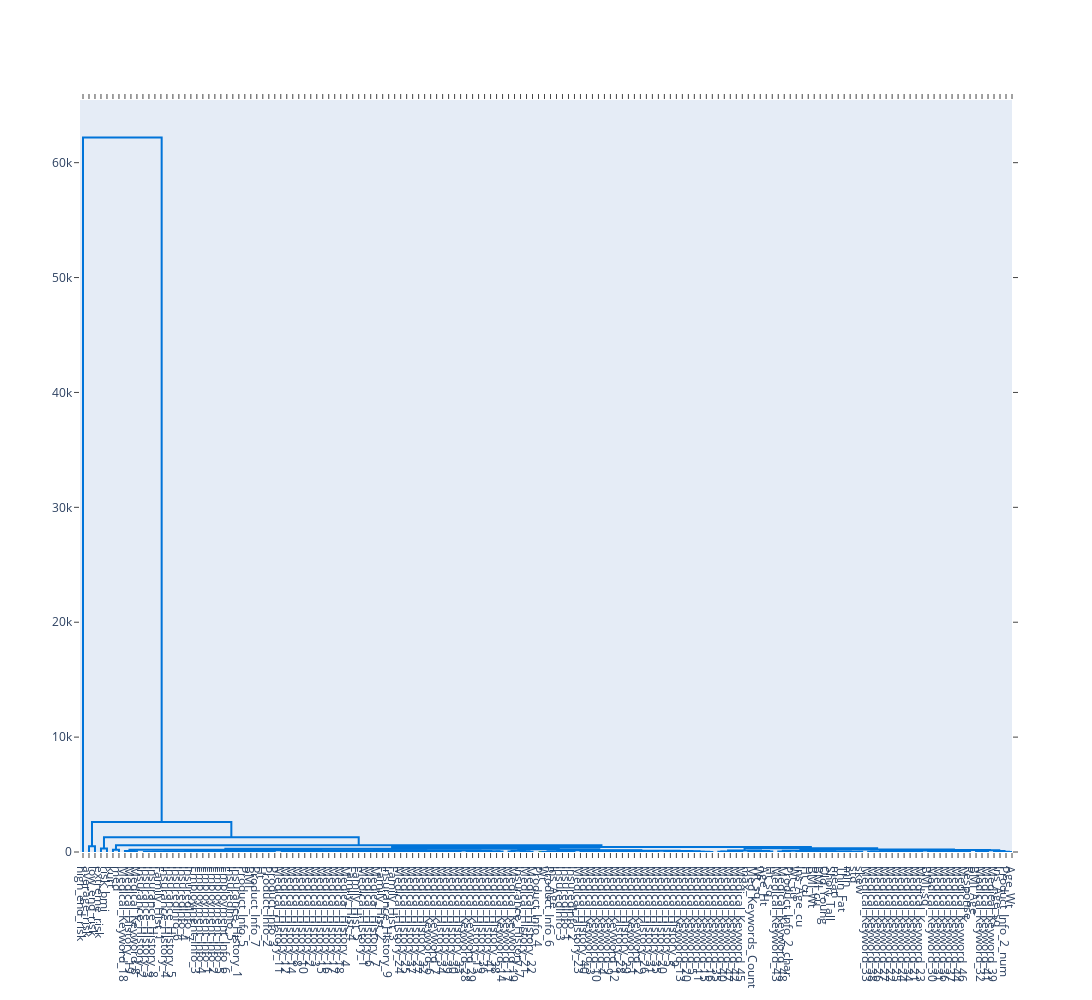

The cell this chart's notebook holds for it:
### Markdown cell above
Let's see how does Dendrogram look like for this data

### Code cell
import pandas as pd
import matplotlib.pyplot as plt
from scipy.cluster.hierarchy import dendrogram, linkage
from scipy.spatial.distance import pdist

import numpy as np
import numpy as np
from pandas import *
import matplotlib.pyplot as plt
#from hcluster import pdist, linkage, dendrogram
from numpy.random import rand

X_ = df.T.values #Transpose values 
Y_ = pdist(X_)
Z_ = linkage(Y_)

plt.figure(figsize=(24,24))
#dendrogram(Z, labels = df.columns, orientation='bottom')
fig = ff.create_dendrogram(Z_, labels=df.columns, color_threshold=1.5)
fig.update_layout(width=1500, height=1000)
fig.show()

### Figure 1 — Plotly figure (JSON) as saved in the notebook; plotly's stock layout.template omitted (floating-point values rounded to 4 significant figures; data arrays with more than 128 entries replaced by an {"elided": "..."} marker saying what was removed)
{"data": [{"hoverinfo": "text", "marker": {"color": "rgb(0,116,217)"}, "mode": "lines", "type": "scatter", "x": [15, 15, 25, 25], "xaxis": "x", "y": [0, 509.8, 509.8, 0], "yaxis": "y"}, {"hoverinfo": "text", "marker": {"color": "rgb(0,116,217)"}, "mode": "lines", "type": "scatter", "x": [35, 35, 45, 45], "xaxis": "x", "y": [0, 296.4, 296.4, 0], "yaxis": "y"}, {"hoverinfo": "text", "marker": {"color": "rgb(0,116,217)"}, "mode": "lines", "type": "scatter", "x": [55, 55, 65, 65], "xaxis": "x", "y": [0, 191.2, 191.2, 0], "yaxis": "y"}, {"hoverinfo": "text", "marker": {"color": "rgb(0,116,217)"}, "mode": "lines", "type": "scatter", "x": [85, 85, 95, 95], "xaxis": "x", "y": [0, 59.47, 59.47, 0], "yaxis": "y"}, {"hoverinfo": "text", "marker": {"color": "rgb(0,116,217)"}, "mode": "lines", "type": "scatter", "x": [75, 75, 90, 90], "xaxis": "x", "y": [0, 96.07, 96.07, 59.47], "yaxis": "y"}, {"hoverinfo": "text", "marker": {"color": "rgb(0,116,217)"}, "mode": "lines", "type": "scatter", "x": [105, 105, 115, 115], "xaxis": "x", "y": [0, 3.343, 3.343, 0], "yaxis": "y"}, {"hoverinfo": "text", "marker": {"color": "rgb(0,116,217)"}, "mode": "lines", "type": "scatter", "x": [125, 125, 135, 135], "xaxis": "x", "y": [0, 5.407, 5.407, 0], "yaxis": "y"}, {"hoverinfo": "text", "marker": {"color": "rgb(0,116,217)"}, "mode": "lines", "type": "scatter", "x": [110, 110, 130, 130], "xaxis": "x", "y": [3.343, 10.94, 10.94, 5.407], "yaxis": "y"}, {"hoverinfo": "text", "marker": {"color": "rgb(0,116,217)"}, "mode": "lines", "type": "scatter", "x": [145, 145, 155, 155], "xaxis": "x", "y": [0, 2.455, 2.455, 0], "yaxis": "y"}, {"hoverinfo": "text", "marker": {"color": "rgb(0,116,217)"}, "mode": "lines", "type": "scatter", "x": [175, 175, 185, 185], "xaxis": "x", "y": [0, 4.773, 4.773, 0], "yaxis": "y"}, {"hoverinfo": "text", "marker": {"color": "rgb(0,116,217)"}, "mode": "lines", "type": "scatter", "x": [165, 165, 180, 180], "xaxis": "x", "y": [0, 6.177, 6.177, 4.773], "yaxis": "y"}, {"hoverinfo": "text", "marker": {"color": "rgb(0,116,217)"}, "mode": "lines", "type": "scatter", "x": [150, 150, 172.5, 172.5], "xaxis": "x", "y": [2.455, 11.61, 11.61, 6.177], "yaxis": "y"}, {"hoverinfo": "text", "marker": {"color": "rgb(0,116,217)"}, "mode": "lines", "type": "scatter", "x": [120, 120, 161.2, 161.2], "xaxis": "x", "y": [10.94, 19.47, 19.47, 11.61], "yaxis": "y"}, {"hoverinfo": "text", "marker": {"color": "rgb(0,116,217)"}, "mode": "lines", "type": "scatter", "x": [195, 195, 205, 205], "xaxis": "x", "y": [0, 4.373, 4.373, 0], "yaxis": "y"}, {"hoverinfo": "text", "marker": {"color": "rgb(0,116,217)"}, "mode": "lines", "type": "scatter", "x": [215, 215, 225, 225], "xaxis": "x", "y": [0, 10.58, 10.58, 0], "yaxis": "y"}, {"hoverinfo": "text", "marker": {"color": "rgb(0,116,217)"}, "mode": "lines", "type": "scatter", "x": [200, 200, 220, 220], "xaxis": "x", "y": [4.373, 22.28, 22.28, 10.58], "yaxis": "y"}, {"hoverinfo": "text", "marker": {"color": "rgb(0,116,217)"}, "mode": "lines", "type": "scatter", "x": [140.6, 140.6, 210, 210], "xaxis": "x", "y": [19.47, 40.66, 40.66, 22.28], "yaxis": "y"}, {"hoverinfo": "text", "marker": {"color": "rgb(0,116,217)"}, "mode": "lines", "type": "scatter", "x": [235, 235, 245, 245], "xaxis": "x", "y": [0, 3.32, 3.32, 0], "yaxis": "y"}, {"hoverinfo": "text", "marker": {"color": "rgb(0,116,217)"}, "mode": "lines", "type": "scatter", "x": [255, 255, 265, 265], "xaxis": "x", "y": [0, 4.869, 4.869, 0], "yaxis": "y"}, {"hoverinfo": "text", "marker": {"color": "rgb(0,116,217)"}, "mode": "lines", "type": "scatter", "x": [240, 240, 260, 260], "xaxis": "x", "y": [3.32, 15.93, 15.93, 4.869], "yaxis": "y"}, {"hoverinfo": "text", "marker": {"color": "rgb(0,116,217)"}, "mode": "lines", "type": "scatter", "x": [295, 295, 305, 305], "xaxis": "x", "y": [0, 2.236, 2.236, 0], "yaxis": "y"}, {"hoverinfo": "text", "marker": {"color": "rgb(0,116,217)"}, "mode": "lines", "type": "scatter", "x": [285, 285, 300, 300], "xaxis": "x", "y": [0, 4.123, 4.123, 2.236], "yaxis": "y"}, {"hoverinfo": "text", "marker": {"color": "rgb(0,116,217)"}, "mode": "lines", "type": "scatter", "x": [275, 275, 292.5, 292.5], "xaxis": "x", "y": [0, 6.083, 6.083, 4.123], "yaxis": "y"}, {"hoverinfo": "text", "marker": {"color": "rgb(0,116,217)"}, "mode": "lines", "type": "scatter", "x": [315, 315, 325, 325], "xaxis": "x", "y": [0, 13.6, 13.6, 0], "yaxis": "y"}, {"hoverinfo": "text", "marker": {"color": "rgb(0,116,217)"}, "mode": "lines", "type": "scatter", "x": [283.8, 283.8, 320, 320], "xaxis": "x", "y": [6.083, 19, 19, 13.6], "yaxis": "y"}, {"hoverinfo": "text", "marker": {"color": "rgb(0,116,217)"}, "mode": "lines", "type": "scatter", "x": [250, 250, 301.9, 301.9], "xaxis": "x", "y": [15.93, 44.36, 44.36, 19], "yaxis": "y"}, {"hoverinfo": "text", "marker": {"color": "rgb(0,116,217)"}, "mode": "lines", "type": "scatter", "x": [175.3, 175.3, 275.9, 275.9], "xaxis": "x", "y": [40.66, 77.74, 77.74, 44.36], "yaxis": "y"}, {"hoverinfo": "text", "marker": {"color": "rgb(0,116,217)"}, "mode": "lines", "type": "scatter", "x": [345, 345, 355, 355], "xaxis": "x", "y": [0, 5.638, 5.638, 0], "yaxis": "y"}, {"hoverinfo": "text", "marker": {"color": "rgb(0,116,217)"}, "mode": "lines", "type": "scatter", "x": [335, 335, 350, 350], "xaxis": "x", "y": [0, 7.149, 7.149, 5.638], "yaxis": "y"}, {"hoverinfo": "text", "marker": {"color": "rgb(0,116,217)"}, "mode": "lines", "type": "scatter", "x": [365, 365, 375, 375], "xaxis": "x", "y": [0, 4.175, 4.175, 0], "yaxis": "y"}, {"hoverinfo": "text", "marker": {"color": "rgb(0,116,217)"}, "mode": "lines", "type": "scatter", "x": [385, 385, 395, 395], "xaxis": "x", "y": [0, 10.1, 10.1, 0], "yaxis": "y"}, {"hoverinfo": "text", "marker": {"color": "rgb(0,116,217)"}, "mode": "lines", "type": "scatter", "x": [370, 370, 390, 390], "xaxis": "x", "y": [4.175, 15.67, 15.67, 10.1], "yaxis": "y"}, {"hoverinfo": "text", "marker": {"color": "rgb(0,116,217)"}, "mode": "lines", "type": "scatter", "x": [342.5, 342.5, 380, 380], "xaxis": "x", "y": [7.149, 26.27, 26.27, 15.67], "yaxis": "y"}, {"hoverinfo": "text", "marker": {"color": "rgb(0,116,217)"}, "mode": "lines", "type": "scatter", "x": [425, 425, 435, 435], "xaxis": "x", "y": [0, 2.208, 2.208, 0], "yaxis": "y"}, {"hoverinfo": "text", "marker": {"color": "rgb(0,116,217)"}, "mode": "lines", "type": "scatter", "x": [415, 415, 430, 430], "xaxis": "x", "y": [0, 3.504, 3.504, 2.208], "yaxis": "y"}, {"hoverinfo": "text", "marker": {"color": "rgb(0,116,217)"}, "mode": "lines", "type": "scatter", "x": [405, 405, 422.5, 422.5], "xaxis": "x", "y": [0, 15.3, 15.3, 3.504], "yaxis": "y"}, {"hoverinfo": "text", "marker": {"color": "rgb(0,116,217)"}, "mode": "lines", "type": "scatter", "x": [465, 465, 475, 475], "xaxis": "x", "y": [0, 2.452, 2.452, 0], "yaxis": "y"}, {"hoverinfo": "text", "marker": {"color": "rgb(0,116,217)"}, "mode": "lines", "type": "scatter", "x": [455, 455, 470, 470], "xaxis": "x", "y": [0, 5.02, 5.02, 2.452], "yaxis": "y"}, {"hoverinfo": "text", "marker": {"color": "rgb(0,116,217)"}, "mode": "lines", "type": "scatter", "x": [445, 445, 462.5, 462.5], "xaxis": "x", "y": [0, 9.106, 9.106, 5.02], "yaxis": "y"}, {"hoverinfo": "text", "marker": {"color": "rgb(0,116,217)"}, "mode": "lines", "type": "scatter", "x": [485, 485, 495, 495], "xaxis": "x", "y": [0, 6.165, 6.165, 0], "yaxis": "y"}, {"hoverinfo": "text", "marker": {"color": "rgb(0,116,217)"}, "mode": "lines", "type": "scatter", "x": [515, 515, 525, 525], "xaxis": "x", "y": [0, 4.756, 4.756, 0], "yaxis": "y"}, {"hoverinfo": "text", "marker": {"color": "rgb(0,116,217)"}, "mode": "lines", "type": "scatter", "x": [505, 505, 520, 520], "xaxis": "x", "y": [0, 7.15, 7.15, 4.756], "yaxis": "y"}, {"hoverinfo": "text", "marker": {"color": "rgb(0,116,217)"}, "mode": "lines", "type": "scatter", "x": [490, 490, 512.5, 512.5], "xaxis": "x", "y": [6.165, 17.91, 17.91, 7.15], "yaxis": "y"}, {"hoverinfo": "text", "marker": {"color": "rgb(0,116,217)"}, "mode": "lines", "type": "scatter", "x": [453.8, 453.8, 501.2, 501.2], "xaxis": "x", "y": [9.106, 20.04, 20.04, 17.91], "yaxis": "y"}, {"hoverinfo": "text", "marker": {"color": "rgb(0,116,217)"}, "mode": "lines", "type": "scatter", "x": [413.8, 413.8, 477.5, 477.5], "xaxis": "x", "y": [15.3, 35.08, 35.08, 20.04], "yaxis": "y"}, {"hoverinfo": "text", "marker": {"color": "rgb(0,116,217)"}, "mode": "lines", "type": "scatter", "x": [361.2, 361.2, 445.6, 445.6], "xaxis": "x", "y": [26.27, 45.2, 45.2, 35.08], "yaxis": "y"}, {"hoverinfo": "text", "marker": {"color": "rgb(0,116,217)"}, "mode": "lines", "type": "scatter", "x": [535, 535, 545, 545], "xaxis": "x", "y": [0, 12.09, 12.09, 0], "yaxis": "y"}, {"hoverinfo": "text", "marker": {"color": "rgb(0,116,217)"}, "mode": "lines", "type": "scatter", "x": [565, 565, 575, 575], "xaxis": "x", "y": [0, 7.088, 7.088, 0], "yaxis": "y"}, {"hoverinfo": "text", "marker": {"color": "rgb(0,116,217)"}, "mode": "lines", "type": "scatter", "x": [555, 555, 570, 570], "xaxis": "x", "y": [0, 16.81, 16.81, 7.088], "yaxis": "y"}, {"hoverinfo": "text", "marker": {"color": "rgb(0,116,217)"}, "mode": "lines", "type": "scatter", "x": [540, 540, 562.5, 562.5], "xaxis": "x", "y": [12.09, 21.37, 21.37, 16.81], "yaxis": "y"}, {"hoverinfo": "text", "marker": {"color": "rgb(0,116,217)"}, "mode": "lines", "type": "scatter", "x": [585, 585, 595, 595], "xaxis": "x", "y": [0, 2.841, 2.841, 0], "yaxis": "y"}, {"hoverinfo": "text", "marker": {"color": "rgb(0,116,217)"}, "mode": "lines", "type": "scatter", "x": [605, 605, 615, 615], "xaxis": "x", "y": [0, 7.165, 7.165, 0], "yaxis": "y"}, {"hoverinfo": "text", "marker": {"color": "rgb(0,116,217)"}, "mode": "lines", "type": "scatter", "x": [625, 625, 635, 635], "xaxis": "x", "y": [0, 9.427, 9.427, 0], "yaxis": "y"}, {"hoverinfo": "text", "marker": {"color": "rgb(0,116,217)"}, "mode": "lines", "type": "scatter", "x": [610, 610, 630, 630], "xaxis": "x", "y": [7.165, 16.38, 16.38, 9.427], "yaxis": "y"}, {"hoverinfo": "text", "marker": {"color": "rgb(0,116,217)"}, "mode": "lines", "type": "scatter", "x": [590, 590, 620, 620], "xaxis": "x", "y": [2.841, 36.87, 36.87, 16.38], "yaxis": "y"}, {"hoverinfo": "text", "marker": {"color": "rgb(0,116,217)"}, "mode": "lines", "type": "scatter", "x": [551.2, 551.2, 605, 605], "xaxis": "x", "y": [21.37, 48.12, 48.12, 36.87], "yaxis": "y"}, {"hoverinfo": "text", "marker": {"color": "rgb(0,116,217)"}, "mode": "lines", "type": "scatter", "x": [403.4, 403.4, 578.1, 578.1], "xaxis": "x", "y": [45.2, 84.98, 84.98, 48.12], "yaxis": "y"}, {"hoverinfo": "text", "marker": {"color": "rgb(0,116,217)"}, "mode": "lines", "type": "scatter", "x": [645, 645, 655, 655], "xaxis": "x", "y": [0, 24.18, 24.18, 0], "yaxis": "y"}, {"hoverinfo": "text", "marker": {"color": "rgb(0,116,217)"}, "mode": "lines", "type": "scatter", "x": [675, 675, 685, 685], "xaxis": "x", "y": [0, 22.48, 22.48, 0], "yaxis": "y"}, {"hoverinfo": "text", "marker": {"color": "rgb(0,116,217)"}, "mode": "lines", "type": "scatter", "x": [665, 665, 680, 680], "xaxis": "x", "y": [0, 33.51, 33.51, 22.48], "yaxis": "y"}, {"hoverinfo": "text", "marker": {"color": "rgb(0,116,217)"}, "mode": "lines", "type": "scatter", "x": [695, 695, 705, 705], "xaxis": "x", "y": [0, 38.69, 38.69, 0], "yaxis": "y"}, {"hoverinfo": "text", "marker": {"color": "rgb(0,116,217)"}, "mode": "lines", "type": "scatter", "x": [672.5, 672.5, 700, 700], "xaxis": "x", "y": [33.51, 56.05, 56.05, 38.69], "yaxis": "y"}, {"hoverinfo": "text", "marker": {"color": "rgb(0,116,217)"}, "mode": "lines", "type": "scatter", "x": [650, 650, 686.2, 686.2], "xaxis": "x", "y": [24.18, 93.61, 93.61, 56.05], "yaxis": "y"}, {"hoverinfo": "text", "marker": {"color": "rgb(0,116,217)"}, "mode": "lines", "type": "scatter", "x": [490.8, 490.8, 668.1, 668.1], "xaxis": "x", "y": [84.98, 133.9, 133.9, 93.61], "yaxis": "y"}, {"hoverinfo": "text", "marker": {"color": "rgb(0,116,217)"}, "mode": "lines", "type": "scatter", "x": [225.6, 225.6, 579.5, 579.5], "xaxis": "x", "y": [77.74, 142.1, 142.1, 133.9], "yaxis": "y"}, {"hoverinfo": "text", "marker": {"color": "rgb(0,116,217)"}, "mode": "lines", "type": "scatter", "x": [82.5, 82.5, 402.5, 402.5], "xaxis": "x", "y": [96.07, 190.9, 190.9, 142.1], "yaxis": "y"}, {"hoverinfo": "text", "marker": {"color": "rgb(0,116,217)"}, "mode": "lines", "type": "scatter", "x": [715, 715, 725, 725], "xaxis": "x", "y": [0, 43.68, 43.68, 0], "yaxis": "y"}, {"hoverinfo": "text", "marker": {"color": "rgb(0,116,217)"}, "mode": "lines", "type": "scatter", "x": [745, 745, 755, 755], "xaxis": "x", "y": [0, 10.34, 10.34, 0], "yaxis": "y"}, {"hoverinfo": "text", "marker": {"color": "rgb(0,116,217)"}, "mode": "lines", "type": "scatter", "x": [735, 735, 750, 750], "xaxis": "x", "y": [0, 57.69, 57.69, 10.34], "yaxis": "y"}, {"hoverinfo": "text", "marker": {"color": "rgb(0,116,217)"}, "mode": "lines", "type": "scatter", "x": [720, 720, 742.5, 742.5], "xaxis": "x", "y": [43.68, 108.9, 108.9, 57.69], "yaxis": "y"}, {"hoverinfo": "text", "marker": {"color": "rgb(61,153,112)"}, "mode": "lines", "type": "scatter", "x": [765, 765, 775, 775], "xaxis": "x", "y": [0, 1.414, 1.414, 0], "yaxis": "y"}, {"hoverinfo": "text", "marker": {"color": "rgb(255,65,54)"}, "mode": "lines", "type": "scatter", "x": [785, 785, 795, 795], "xaxis": "x", "y": [0, 1.414, 1.414, 0], "yaxis": "y"}, {"hoverinfo": "text", "marker": {"color": "rgb(0,116,217)"}, "mode": "lines", "type": "scatter", "x": [770, 770, 790, 790], "xaxis": "x", "y": [1.414, 4.243, 4.243, 1.414], "yaxis": "y"}, {"hoverinfo": "text", "marker": {"color": "rgb(0,116,217)"}, "mode": "lines", "type": "scatter", "x": [815, 815, 825, 825], "xaxis": "x", "y": [0, 14.09, 14.09, 0], "yaxis": "y"}, {"hoverinfo": "text", "marker": {"color": "rgb(0,116,217)"}, "mode": "lines", "type": "scatter", "x": [805, 805, 820, 820], "xaxis": "x", "y": [0, 37.11, 37.11, 14.09], "yaxis": "y"}, {"hoverinfo": "text", "marker": {"color": "rgb(0,116,217)"}, "mode": "lines", "type": "scatter", "x": [780, 780, 812.5, 812.5], "xaxis": "x", "y": [4.243, 57.96, 57.96, 37.11], "yaxis": "y"}, {"hoverinfo": "text", "marker": {"color": "rgb(0,116,217)"}, "mode": "lines", "type": "scatter", "x": [845, 845, 855, 855], "xaxis": "x", "y": [0, 7.944, 7.944, 0], "yaxis": "y"}, {"hoverinfo": "text", "marker": {"color": "rgb(0,116,217)"}, "mode": "lines", "type": "scatter", "x": [835, 835, 850, 850], "xaxis": "x", "y": [0, 31.95, 31.95, 7.944], "yaxis": "y"}, {"hoverinfo": "text", "marker": {"color": "rgb(0,116,217)"}, "mode": "lines", "type": "scatter", "x": [885, 885, 895, 895], "xaxis": "x", "y": [0, 9.847, 9.847, 0], "yaxis": "y"}, {"hoverinfo": "text", "marker": {"color": "rgb(0,116,217)"}, "mode": "lines", "type": "scatter", "x": [875, 875, 890, 890], "xaxis": "x", "y": [0, 22.28, 22.28, 9.847], "yaxis": "y"}, {"hoverinfo": "text", "marker": {"color": "rgb(0,116,217)"}, "mode": "lines", "type": "scatter", "x": [865, 865, 882.5, 882.5], "xaxis": "x", "y": [0, 30.31, 30.31, 22.28], "yaxis": "y"}, {"hoverinfo": "text", "marker": {"color": "rgb(0,116,217)"}, "mode": "lines", "type": "scatter", "x": [905, 905, 915, 915], "xaxis": "x", "y": [0, 8.251, 8.251, 0], "yaxis": "y"}, {"hoverinfo": "text", "marker": {"color": "rgb(0,116,217)"}, "mode": "lines", "type": "scatter", "x": [925, 925, 935, 935], "xaxis": "x", "y": [0, 5.102, 5.102, 0], "yaxis": "y"}, {"hoverinfo": "text", "marker": {"color": "rgb(0,116,217)"}, "mode": "lines", "type": "scatter", "x": [955, 955, 965, 965], "xaxis": "x", "y": [0, 5.972, 5.972, 0], "yaxis": "y"}, {"hoverinfo": "text", "marker": {"color": "rgb(0,116,217)"}, "mode": "lines", "type": "scatter", "x": [945, 945, 960, 960], "xaxis": "x", "y": [0, 13.68, 13.68, 5.972], "yaxis": "y"}, {"hoverinfo": "text", "marker": {"color": "rgb(0,116,217)"}, "mode": "lines", "type": "scatter", "x": [930, 930, 952.5, 952.5], "xaxis": "x", "y": [5.102, 23.93, 23.93, 13.68], "yaxis": "y"}, {"hoverinfo": "text", "marker": {"color": "rgb(0,116,217)"}, "mode": "lines", "type": "scatter", "x": [910, 910, 941.2, 941.2], "xaxis": "x", "y": [8.251, 37.18, 37.18, 23.93], "yaxis": "y"}, {"hoverinfo": "text", "marker": {"color": "rgb(0,116,217)"}, "mode": "lines", "type": "scatter", "x": [873.8, 873.8, 925.6, 925.6], "xaxis": "x", "y": [30.31, 55.82, 55.82, 37.18], "yaxis": "y"}, {"hoverinfo": "text", "marker": {"color": "rgb(0,116,217)"}, "mode": "lines", "type": "scatter", "x": [842.5, 842.5, 899.7, 899.7], "xaxis": "x", "y": [31.95, 65.78, 65.78, 55.82], "yaxis": "y"}, {"hoverinfo": "text", "marker": {"color": "rgb(0,116,217)"}, "mode": "lines", "type": "scatter", "x": [985, 985, 995, 995], "xaxis": "x", "y": [0, 6.057, 6.057, 0], "yaxis": "y"}, {"hoverinfo": "text", "marker": {"color": "rgb(0,116,217)"}, "mode": "lines", "type": "scatter", "x": [975, 975, 990, 990], "xaxis": "x", "y": [0, 31.86, 31.86, 6.057], "yaxis": "y"}, {"hoverinfo": "text", "marker": {"color": "rgb(0,116,217)"}, "mode": "lines", "type": "scatter", "x": [1005, 1005, 1015, 1015], "xaxis": "x", "y": [0, 20.82, 20.82, 0], "yaxis": "y"}, {"hoverinfo": "text", "marker": {"color": "rgb(0,116,217)"}, "mode": "lines", "type": "scatter", "x": [1045, 1045, 1055, 1055], "xaxis": "x", "y": [0, 5.166, 5.166, 0], "yaxis": "y"}, {"hoverinfo": "text", "marker": {"color": "rgb(0,116,217)"}, "mode": "lines", "type": "scatter", "x": [1035, 1035, 1050, 1050], "xaxis": "x", "y": [0, 19.22, 19.22, 5.166], "yaxis": "y"}, {"hoverinfo": "text", "marker": {"color": "rgb(0,116,217)"}, "mode": "lines", "type": "scatter", "x": [1025, 1025, 1042.0, 1042.0], "xaxis": "x", "y": [0, 27.19, 27.19, 19.22], "yaxis": "y"}, {"hoverinfo": "text", "marker": {"color": "rgb(0,116,217)"}, "mode": "lines", "type": "scatter", "x": [1010, 1010, 1034.0, 1034.0], "xaxis": "x", "y": [20.82, 60.36, 60.36, 27.19], "yaxis": "y"}, {"hoverinfo": "text", "marker": {"color": "rgb(0,116,217)"}, "mode": "lines", "type": "scatter", "x": [982.5, 982.5, 1022.0, 1022.0], "xaxis": "x", "y": [31.86, 92.51, 92.51, 60.36], "yaxis": "y"}, {"hoverinfo": "text", "marker": {"color": "rgb(0,116,217)"}, "mode": "lines", "type": "scatter", "x": [871.1, 871.1, 1002.0, 1002.0], "xaxis": "x", "y": [65.78, 101.6, 101.6, 92.51], "yaxis": "y"}, {"hoverinfo": "text", "marker": {"color": "rgb(0,116,217)"}, "mode": "lines", "type": "scatter", "x": [796.2, 796.2, 936.6, 936.6], "xaxis": "x", "y": [57.96, 162.1, 162.1, 101.6], "yaxis": "y"}, {"hoverinfo": "text", "marker": {"color": "rgb(0,116,217)"}, "mode": "lines", "type": "scatter", "x": [731.2, 731.2, 866.4, 866.4], "xaxis": "x", "y": [108.9, 228.6, 228.6, 162.1], "yaxis": "y"}, {"hoverinfo": "text", "marker": {"color": "rgb(0,116,217)"}, "mode": "lines", "type": "scatter", "x": [242.5, 242.5, 798.8, 798.8], "xaxis": "x", "y": [190.9, 284.3, 284.3, 228.6], "yaxis": "y"}, {"hoverinfo": "text", "marker": {"color": "rgb(0,116,217)"}, "mode": "lines", "type": "scatter", "x": [1065, 1065, 1075, 1075], "xaxis": "x", "y": [0, 16.63, 16.63, 0], "yaxis": "y"}, {"hoverinfo": "text", "marker": {"color": "rgb(0,116,217)"}, "mode": "lines", "type": "scatter", "x": [1095, 1095, 1105, 1105], "xaxis": "x", "y": [0, 24.91, 24.91, 0], "yaxis": "y"}, {"hoverinfo": "text", "marker": {"color": "rgb(0,116,217)"}, "mode": "lines", "type": "scatter", "x": [1085, 1085, 1100, 1100], "xaxis": "x", "y": [0, 32.12, 32.12, 24.91], "yaxis": "y"}, {"hoverinfo": "text", "marker": {"color": "rgb(0,116,217)"}, "mode": "lines", "type": "scatter", "x": [1070, 1070, 1092.0, 1092.0], "xaxis": "x", "y": [16.63, 53.14, 53.14, 32.12], "yaxis": "y"}, {"hoverinfo": "text", "marker": {"color": "rgb(0,116,217)"}, "mode": "lines", "type": "scatter", "x": [1125, 1125, 1135, 1135], "xaxis": "x", "y": [0, 13.66, 13.66, 0], "yaxis": "y"}, {"hoverinfo": "text", "marker": {"color": "rgb(0,116,217)"}, "mode": "lines", "type": "scatter", "x": [1115, 1115, 1130, 1130], "xaxis": "x", "y": [0, 36.85, 36.85, 13.66], "yaxis": "y"}, {"hoverinfo": "text", "marker": {"color": "rgb(0,116,217)"}, "mode": "lines", "type": "scatter", "x": [1145, 1145, 1155, 1155], "xaxis": "x", "y": [0, 43.65, 43.65, 0], "yaxis": "y"}, {"hoverinfo": "text", "marker": {"color": "rgb(0,116,217)"}, "mode": "lines", "type": "scatter", "x": [1122.0, 1122.0, 1150, 1150], "xaxis": "x", "y": [36.85, 96.94, 96.94, 43.65], "yaxis": "y"}, {"hoverinfo": "text", "marker": {"color": "rgb(0,116,217)"}, "mode": "lines", "type": "scatter", "x": [1081.0, 1081.0, 1136.0, 1136.0], "xaxis": "x", "y": [53.14, 127.8, 127.8, 96.94], "yaxis": "y"}, {"hoverinfo": "text", "marker": {"color": "rgb(0,116,217)"}, "mode": "lines", "type": "scatter", "x": [1175, 1175, 1185, 1185], "xaxis": "x", "y": [0, 23.58, 23.58, 0], "yaxis": "y"}, {"hoverinfo": "text", "marker": {"color": "rgb(0,116,217)"}, "mode": "lines", "type": "scatter", "x": [1165, 1165, 1180, 1180], "xaxis": "x", "y": [0, 50.88, 50.88, 23.58], "yaxis": "y"}, {"hoverinfo": "text", "marker": {"color": "rgb(0,116,217)"}, "mode": "lines", "type": "scatter", "x": [1205, 1205, 1215, 1215], "xaxis": "x", "y": [0, 6.46, 6.46, 0], "yaxis": "y"}, {"hoverinfo": "text", "marker": {"color": "rgb(0,116,217)"}, "mode": "lines", "type": "scatter", "x": [1195, 1195, 1210, 1210], "xaxis": "x", "y": [0, 19.05, 19.05, 6.46], "yaxis": "y"}, {"hoverinfo": "text", "marker": {"color": "rgb(0,116,217)"}, "mode": "lines", "type": "scatter", "x": [1245, 1245, 1255, 1255], "xaxis": "x", "y": [0, 2.449, 2.449, 0], "yaxis": "y"}, {"hoverinfo": "text", "marker": {"color": "rgb(0,116,217)"}, "mode": "lines", "type": "scatter", "x": [1235, 1235, 1250, 1250], "xaxis": "x", "y": [0, 5.749, 5.749, 2.449], "yaxis": "y"}, {"hoverinfo": "text", "marker": {"color": "rgb(0,116,217)"}, "mode": "lines", "type": "scatter", "x": [1225, 1225, 1242.0, 1242.0], "xaxis": "x", "y": [0, 13.08, 13.08, 5.749], "yaxis": "y"}, {"hoverinfo": "text", "marker": {"color": "rgb(0,116,217)"}, "mode": "lines", "type": "scatter", "x": [1275, 1275, 1285, 1285], "xaxis": "x", "y": [0, 3.317, 3.317, 0], "yaxis": "y"}, {"hoverinfo": "text", "marker": {"color": "rgb(0,116,217)"}, "mode": "lines", "type": "scatter", "x": [1265, 1265, 1280, 1280], "xaxis": "x", "y": [0, 7, 7, 3.317], "yaxis": "y"}, {"hoverinfo": "text", "marker": {"color": "rgb(0,116,217)"}, "mode": "lines", "type": "scatter", "x": [1295, 1295, 1305, 1305], "xaxis": "x", "y": [0, 9.583, 9.583, 0], "yaxis": "y"}, {"hoverinfo": "text", "marker": {"color": "rgb(0,116,217)"}, "mode": "lines", "type": "scatter", "x": [1272.0, 1272.0, 1300, 1300], "xaxis": "x", "y": [7, 16.49, 16.49, 9.583], "yaxis": "y"}, {"hoverinfo": "text", "marker": {"color": "rgb(0,116,217)"}, "mode": "lines", "type": "scatter", "x": [1234.0, 1234.0, 1286.0, 1286.0], "xaxis": "x", "y": [13.08, 34.73, 34.73, 16.49], "yaxis": "y"}, {"hoverinfo": "text", "marker": {"color": "rgb(0,116,217)"}, "mode": "lines", "type": "scatter", "x": [1202.0, 1202.0, 1260, 1260], "xaxis": "x", "y": [19.05, 74.06, 74.06, 34.73], "yaxis": "y"}, {"hoverinfo": "text", "marker": {"color": "rgb(0,116,217)"}, "mode": "lines", "type": "scatter", "x": [1172.0, 1172.0, 1231.0, 1231.0], "xaxis": "x", "y": [50.88, 101.4, 101.4, 74.06], "yaxis": "y"}, {"hoverinfo": "text", "marker": {"color": "rgb(0,116,217)"}, "mode": "lines", "type": "scatter", "x": [1315, 1315, 1325, 1325], "xaxis": "x", "y": [0, 24.23, 24.23, 0], "yaxis": "y"}, {"hoverinfo": "text", "marker": {"color": "rgb(0,116,217)"}, "mode": "lines", "type": "scatter", "x": [1335, 1335, 1345, 1345], "xaxis": "x", "y": [0, 6.74, 6.74, 0], "yaxis": "y"}, {"hoverinfo": "text", "marker": {"color": "rgb(0,116,217)"}, "mode": "lines", "type": "scatter", "x": [1355, 1355, 1365, 1365], "xaxis": "x", "y": [0, 22.57, 22.57, 0], "yaxis": "y"}, {"hoverinfo": "text", "marker": {"color": "rgb(0,116,217)"}, "mode": "lines", "type": "scatter", "x": [1340, 1340, 1360, 1360], "xaxis": "x", "y": [6.74, 31.12, 31.12, 22.57], "yaxis": "y"}, {"hoverinfo": "text", "marker": {"color": "rgb(0,116,217)"}, "mode": "lines", "type": "scatter", "x": [1320, 1320, 1350, 1350], "xaxis": "x", "y": [24.23, 51.4, 51.4, 31.12], "yaxis": "y"}, {"hoverinfo": "text", "marker": {"color": "rgb(0,116,217)"}, "mode": "lines", "type": "scatter", "x": [1375, 1375, 1385, 1385], "xaxis": "x", "y": [0, 25.83, 25.83, 0], "yaxis": "y"}, {"hoverinfo": "text", "marker": {"color": "rgb(0,116,217)"}, "mode": "lines", "type": "scatter", "x": [1395, 1395, 1405, 1405], "xaxis": "x", "y": [0, 31.66, 31.66, 0], "yaxis": "y"}, {"hoverinfo": "text", "marker": {"color": "rgb(0,116,217)"}, "mode": "lines", "type": "scatter", "x": [1380, 1380, 1400, 1400], "xaxis": "x", "y": [25.83, 78.01, 78.01, 31.66], "yaxis": "y"}, {"hoverinfo": "text", "marker": {"color": "rgb(0,116,217)"}, "mode": "lines", "type": "scatter", "x": [1335, 1335, 1390, 1390], "xaxis": "x", "y": [51.4, 88.75, 88.75, 78.01], "yaxis": "y"}, {"hoverinfo": "text", "marker": {"color": "rgb(0,116,217)"}, "mode": "lines", "type": "scatter", "x": [1445, 1445, 1455, 1455], "xaxis": "x", "y": [0, 8.912, 8.912, 0], "yaxis": "y"}, {"hoverinfo": "text", "marker": {"color": "rgb(0,116,217)"}, "mode": "lines", "type": "scatter", "x": [1435, 1435, 1450, 1450], "xaxis": "x", "y": [0, 13.21, 13.21, 8.912], "yaxis": "y"}, {"hoverinfo": "text", "marker": {"color": "rgb(0,116,217)"}, "mode": "lines", "type": "scatter", "x": [1425, 1425, 1442.0, 1442.0], "xaxis": "x", "y": [0, 17.18, 17.18, 13.21], "yaxis": "y"}, {"hoverinfo": "text", "marker": {"color": "rgb(0,116,217)"}, "mode": "lines", "type": "scatter", "x": [1475, 1475, 1485, 1485], "xaxis": "x", "y": [0, 22.25, 22.25, 0], "yaxis": "y"}, {"hoverinfo": "text", "marker": {"color": "rgb(0,116,217)"}, "mode": "lines", "type": "scatter", "x": [1465, 1465, 1480, 1480], "xaxis": "x", "y": [0, 30.19, 30.19, 22.25], "yaxis": "y"}, {"hoverinfo": "text", "marker": {"color": "rgb(0,116,217)"}, "mode": "lines", "type": "scatter", "x": [1434.0, 1434.0, 1472.0, 1472.0], "xaxis": "x", "y": [17.18, 55.43, 55.43, 30.19], "yaxis": "y"}, {"hoverinfo": "text", "marker": {"color": "rgb(0,116,217)"}, "mode": "lines", "type": "scatter", "x": [1415, 1415, 1453.0, 1453.0], "xaxis": "x", "y": [0, 96.98, 96.98, 55.43], "yaxis": "y"}, {"hoverinfo": "text", "marker": {"color": "rgb(0,116,217)"}, "mode": "lines", "type": "scatter", "x": [1362.0, 1362.0, 1434.0, 1434.0], "xaxis": "x", "y": [88.75, 138.5, 138.5, 96.98], "yaxis": "y"}, {"hoverinfo": "text", "marker": {"color": "rgb(0,116,217)"}, "mode": "lines", "type": "scatter", "x": [1505, 1505, 1515, 1515], "xaxis": "x", "y": [0, 47.83, 47.83, 0], "yaxis": "y"}, {"hoverinfo": "text", "marker": {"color": "rgb(0,116,217)"}, "mode": "lines", "type": "scatter", "x": [1495, 1495, 1510, 1510], "xaxis": "x", "y": [0, 81.01, 81.01, 47.83], "yaxis": "y"}, {"hoverinfo": "text", "marker": {"color": "rgb(0,116,217)"}, "mode": "lines", "type": "scatter", "x": [1545, 1545, 1555, 1555], "xaxis": "x", "y": [0, 6.893, 6.893, 0], "yaxis": "y"}, {"hoverinfo": "text", "marker": {"color": "rgb(0,116,217)"}, "mode": "lines", "type": "scatter", "x": [1535, 1535, 1550, 1550], "xaxis": "x", "y": [0, 21.05, 21.05, 6.893], "yaxis": "y"}, {"hoverinfo": "text", "marker": {"color": "rgb(0,116,217)"}, "mode": "lines", "type": "scatter", "x": [1525, 1525, 1542.0, 1542.0], "xaxis": "x", "y": [0, 83.74, 83.74, 21.05], "yaxis": "y"}, {"hoverinfo": "text", "marker": {"color": "rgb(0,116,217)"}, "mode": "lines", "type": "scatter", "x": [1502.0, 1502.0, 1534.0, 1534.0], "xaxis": "x", "y": [81.01, 153.6, 153.6, 83.74], "yaxis": "y"}, {"hoverinfo": "text", "marker": {"color": "rgb(0,116,217)"}, "mode": "lines", "type": "scatter", "x": [1398.0, 1398.0, 1518.0, 1518.0], "xaxis": "x", "y": [138.5, 184.8, 184.8, 153.6], "yaxis": "y"}, {"hoverinfo": "text", "marker": {"color": "rgb(0,116,217)"}, "mode": "lines", "type": "scatter", "x": [1202.0, 1202.0, 1458.0, 1458.0], "xaxis": "x", "y": [101.4, 219.0, 219.0, 184.8], "yaxis": "y"}, {"hoverinfo": "text", "marker": {"color": "rgb(0,116,217)"}, "mode": "lines", "type": "scatter", "x": [1109.0, 1109.0, 1330.0, 1330.0], "xaxis": "x", "y": [127.8, 320.0, 320.0, 219.0], "yaxis": "y"}, {"hoverinfo": "text", "marker": {"color": "rgb(0,116,217)"}, "mode": "lines", "type": "scatter", "x": [520.7, 520.7, 1219.0, 1219.0], "xaxis": "x", "y": [284.3, 430.6, 430.6, 320.0], "yaxis": "y"}, {"hoverinfo": "text", "marker": {"color": "rgb(0,116,217)"}, "mode": "lines", "type": "scatter", "x": [60, 60, 870.0, 870.0], "xaxis": "x", "y": [191.2, 592.6, 592.6, 430.6], "yaxis": "y"}, {"hoverinfo": "text", "marker": {"color": "rgb(0,116,217)"}, "mode": "lines", "type": "scatter", "x": [40, 40, 465.0, 465.0], "xaxis": "x", "y": [296.4, 1274.0, 1274.0, 592.6], "yaxis": "y"}, {"hoverinfo": "text", "marker": {"color": "rgb(0,116,217)"}, "mode": "lines", "type": "scatter", "x": [20, 20, 252.5, 252.5], "xaxis": "x", "y": [509.8, 2615.0, 2615.0, 1274.0], "yaxis": "y"}, {"hoverinfo": "text", "marker": {"color": "rgb(0,116,217)"}, "mode": "lines", "type": "scatter", "x": [5, 5, 136.3, 136.3], "xaxis": "x", "y": [0, 62180.0, 62180.0, 2615.0], "yaxis": "y"}], "layout": {"autosize": false, "height": 1000, "hovermode": "closest", "showlegend": false, "width": 1500, "xaxis": {"mirror": "allticks", "rangemode": "tozero", "showgrid": false, "showline": true, "showticklabels": true, "tickmode": "array", "ticks": "outside", "ticktext": {"elided": "156 str values"}, "tickvals": {"elided": "156 int values"}, "type": "linear", "zeroline": false}, "yaxis": {"mirror": "allticks", "rangemode": "tozero", "showgrid": false, "showline": true, "showticklabels": true, "ticks": "outside", "type": "linear", "zeroline": false}}}
